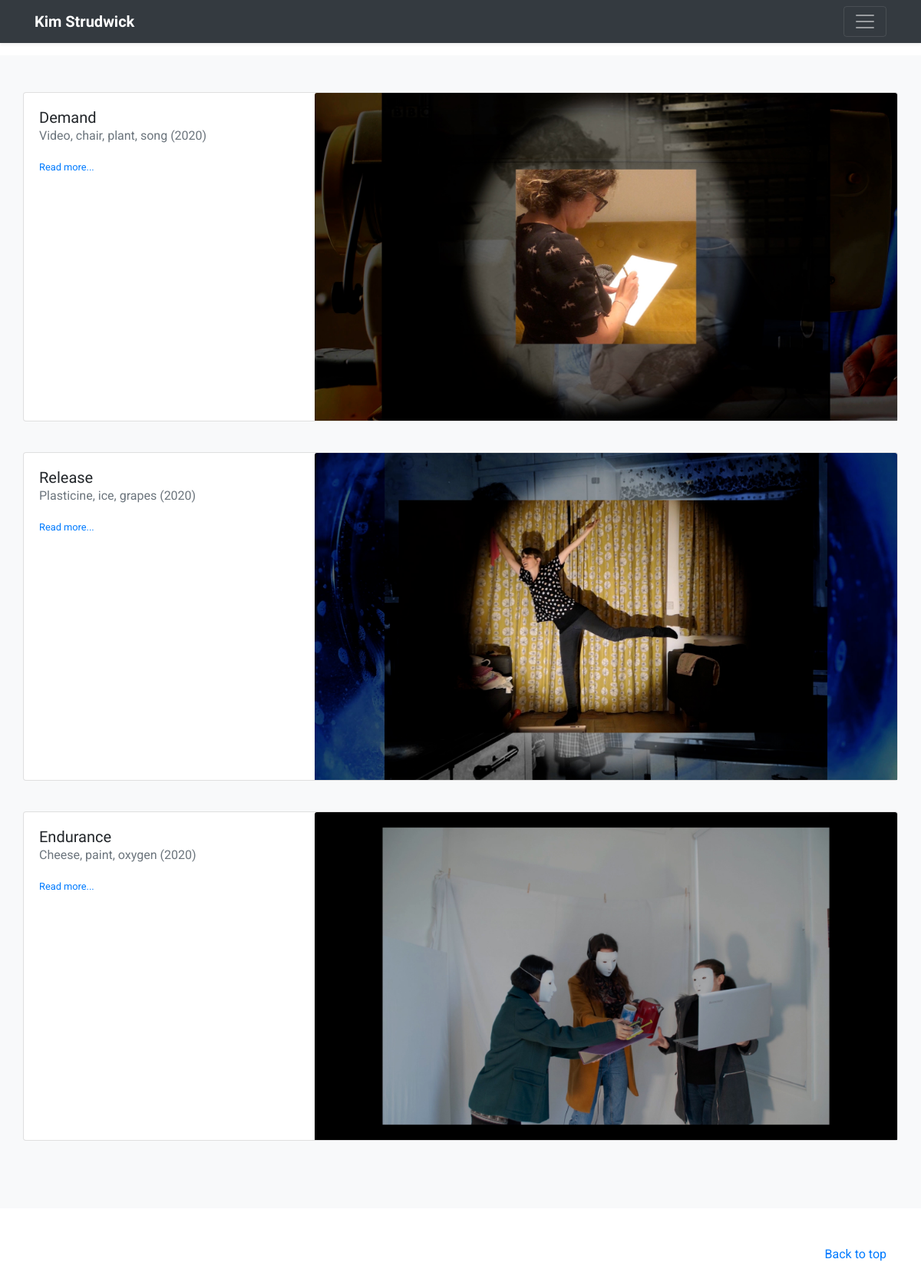
The app's page /, older data.
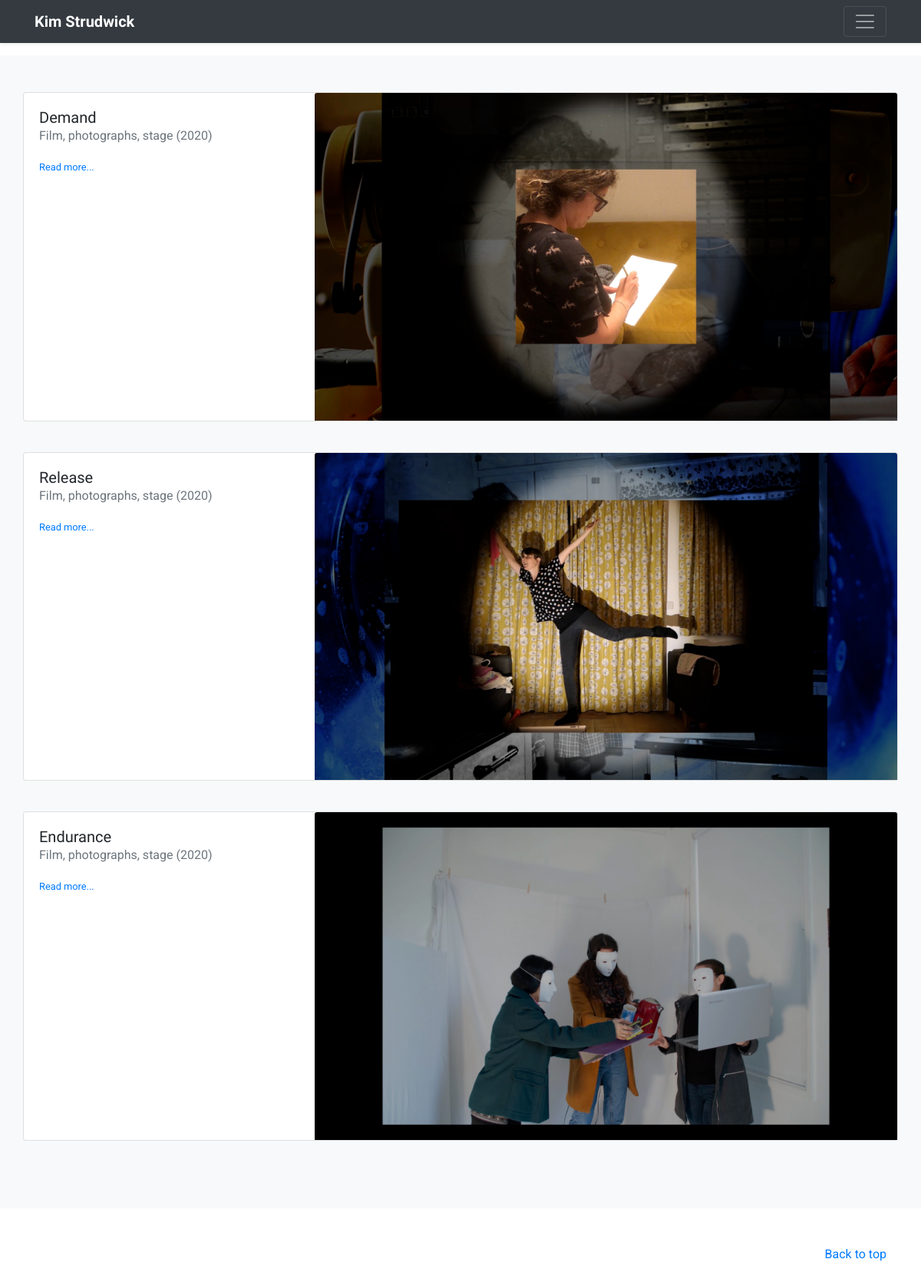
The same page, newer data.
### frontend/models.py (models this page shows, shortened)
class Project(models.Model):
    title = models.CharField(max_length=60)
    medium = models.CharField(max_length=60)
    date = models.DateField()
    description = MarkdownxField()
    def get_absolute_url(self):
        return reverse("project", args=[self.pk])

class ProjectImage(models.Model):
    title = models.CharField(max_length=30)
    description = MarkdownxField(blank=True)
    project = models.ForeignKey(
        Project, related_name="images", on_delete=models.PROTECT
    )
    upload = models.ImageField(upload_to="project_images")

### frontend/views.py (the view)
# urls.py: path("", views.projects, name="index"),
def projects(request):
    projects = Project.objects.all()
    homepage_text = Snippet.objects.get(pk="homepage").text
    return render(
        request,
        "projects.html",
        {
            "projects": projects,
            "homepage_text": homepage_text,
            "about_text": _get_about_text(),
        },
    )

### frontend/templatetags/project_extras.py (called while the page is built)
@register.filter
def show_markdown(text):
    return markdownify(text)

### frontend/views.py (called while the page is built)
def _get_about_text():
    return Snippet.objects.get(pk="about").text

### frontend/templates/projects.html (shortened to what this page needs)
{% extends "base.html" %}
{% load project_extras %}
{% block content %}
{% for project in projects %}
<div class="card mb-3">
    <div class="row no-gutters">
        <div class="col-md-4">
            <div class="card-body">
                <h5 class="card-title">{{ project.title}}</h5>
                <p class="card-text text-muted medium-description">{{ project.medium}} ({{project.date|date:"Y"}})
                </p>
                <p class="card-text"><small class="text-muted"><a href="{{ project.get_absolute_url }}"
                            class="stretched-link">Read more...</a></small>
                </p>
            </div>
        </div>
        <div class="col-md-8"><a href="{{ project.get_absolute_url }}" class="stretched-link">
                <img src="{{ project.images.first.upload.url }}" class="card-img-top"
                    alt="{{ project.images.first.title }}"></a>
        </div>
    </div>
</div>
<br>
{% endfor %}
{% endblock %}

### frontend/templates/base.html (shortened to what this page needs)
<!doctype html>
<html lang="en">
<head>
    <link rel="stylesheet" href="https://stackpath.bootstrapcdn.com/bootstrap/4.5.2/css/bootstrap.min.css"
>
</head>
<body>
    {% include "_header.html" %}
    <main role="main">
        <div class="album py-5 bg-light">
            <div class="container">
                <div class="row">
                    {% block content %}{% endblock %}
                </div>
            </div>
        </div>
    </main>
    <footer class="text-muted">
        <div class="container">
            <p class="float-right">
                <a href="#">Back to top</a>
            </p>
        </div>
    </footer>
</body>
</html>

### frontend/templates/_header.html (shortened to what this page needs)
<header>
    <div class="navbar navbar-dark bg-dark shadow-sm">
        <div class="container d-flex justify-content-between">
            <a href="/" class="navbar-brand d-flex align-items-center">
                <strong class="header">Kim Strudwick</strong>
            </a>
            <button class="navbar-toggler" type="button" data-toggle="collapse" data-target="#navbarHeader"
                aria-controls="navbarHeader" aria-expanded="false" aria-label="Toggle navigation">
                <span class="navbar-toggler-icon"></span>
            </button>
        </div>
    </div>
</header>

### frontend/templates/base.html (style rules this page uses)
footer { padding-top: 3rem; padding-bottom: 3rem; }
footer p { margin-bottom: .25rem; }
.medium-description { margin-top: -0.75rem; }
h1, h2, h3, h4, h5, .header { font-family: 'Patua One', cursive; }
body { font-family: 'Roboto', sans-serif; }

Row changes from the older to the newer data that the page shows:
changed Project "Demand": medium "Video, chair, plant, song" → "Film, photographs, stage"
changed Project "Release": medium "Plasticine, ice, grapes" → "Film, photographs, stage"
changed Project "Endurance": medium "Cheese, paint, oxygen" → "Film, photographs, stage"
